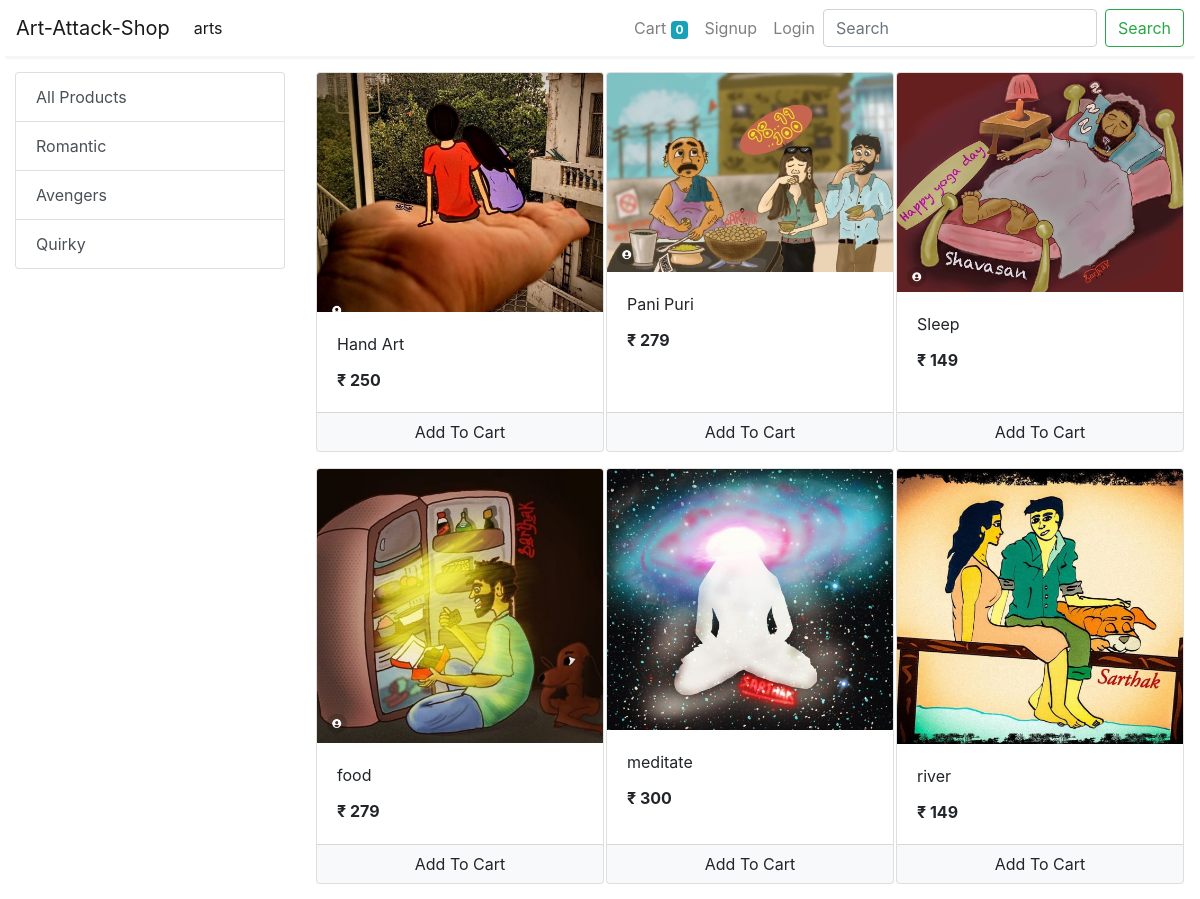
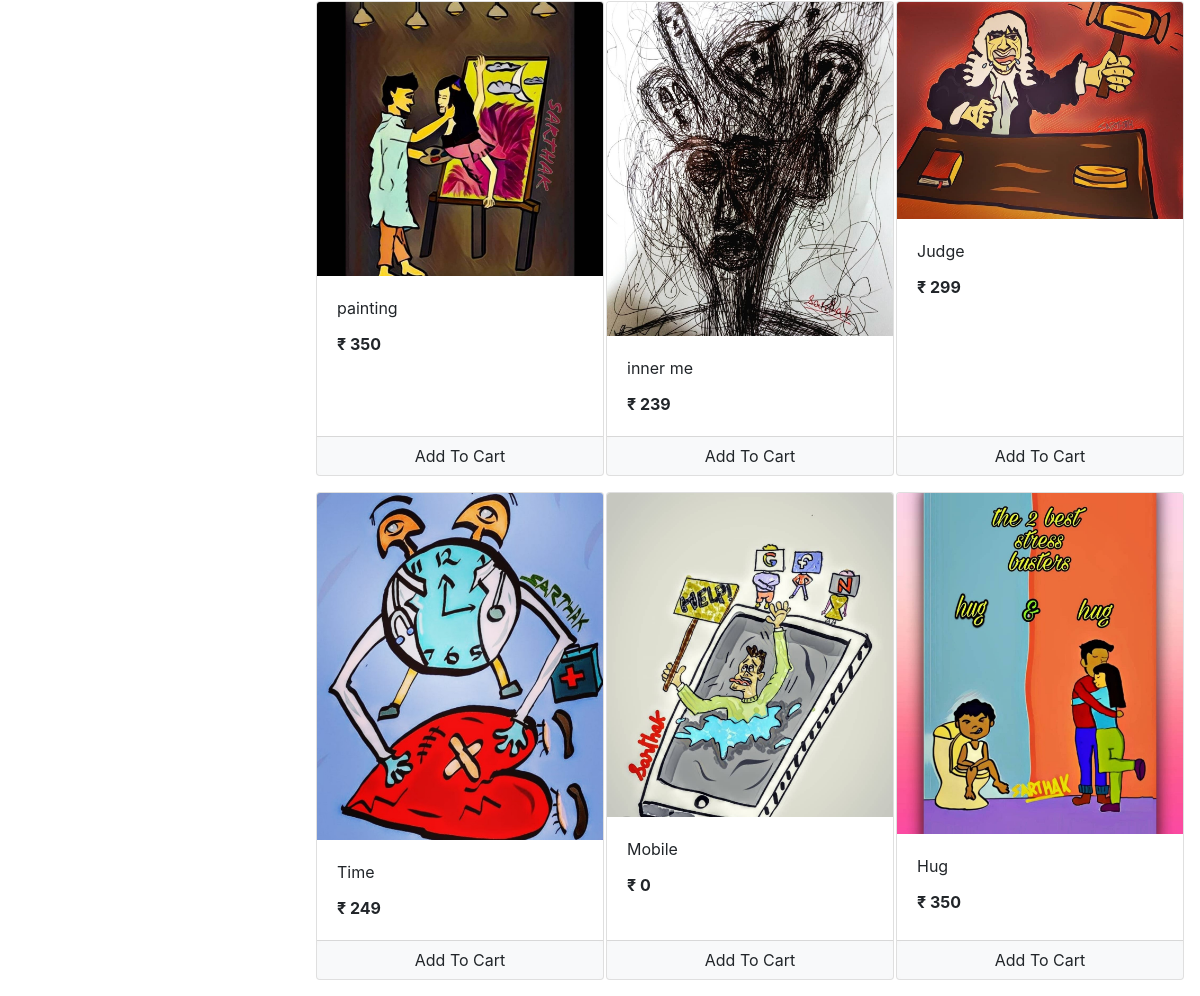
The page /arts on the database its author committed (2 pictures, top to bottom).
### arts/models/category.py (models this page shows, shortened)
class Category(models.Model):
    name = models.CharField(max_length=20)
    @staticmethod
    def get_all_categories():
        return Category.objects.all()

### arts/models/arts.py (models this page shows, shortened)
class Product(models.Model):
    name = models.CharField(max_length=50)
    price = models.IntegerField(default=0)
    category = models.ForeignKey(Category, on_delete=models.CASCADE, default=1)
    description = models.CharField(max_length=200, default='' , null=True , blank=True)
    image = models.ImageField(upload_to='uploads/products/')
    @staticmethod
    def get_all_products():
        return Product.objects.all()

### arts/views/home.py (the view)
# urls.py: path('' , include('arts.urls'))
def arts(request):
    cart = request.session.get('cart')
    if not cart:
        request.session['cart'] = {}
    products = None
    categories = Category.get_all_categories()
    categoryID = request.GET.get('category')
    if categoryID:
        products = Product.get_all_products_by_categoryid(categoryID)
    else:
        products = Product.get_all_products();
    data = {}
    data['products'] = products
    data['categories'] = categories
    print('you are : ', request.session.get('email'))
    return render(request, 'index.html', data)

### arts/templatetags/cart.py (called while the page is built)
@register.filter(name='is_in_cart')
def is_in_cart(product  , cart):
    keys = cart.keys()
    for id in keys:
        if int(id) == product.id:
            return True
    return False;

### arts/templatetags/custom_filter.py (called while the page is built)
@register.filter(name='currency')
def currency(number):
    return "₹ "+str(number)

### arts/templates/index.html (shortened to what this page needs)
{% extends 'base.html' %}
{% block content %}
{% load cart %}
{% load custom_filter %}
<div class="container-fluid mt-3">
	<div class="row">
		<div class="col-lg-3 mx-auto">
			<div class="list-group">
				<a href="/" class="list-group-item list-group-item-action">All Products</a>
				{% for category in categories %}
				<a href="/?category={{category.id}}"
					class="list-group-item list-group-item-action">{{category.name}}</a>
				{% endfor %}
			</div>
		</div>
		<div id='products' class="col-lg-9 mx-auto">
			<div class="row mx-auto">
				{% for product in products %}
				<div class="card mx-auto mb-3" id={{product.id}} style="width: 18rem;">
					<img class="card-img-top" src="{{product.image.url}}" alt="Card image cap">
					<div class="card-body">
						<p class="card-title">{{product.name}}</p>
						<p class="card-text"><b>{{product.price|currency}}</b></p>
					</div>
					<div class="card-footer p-0 no-gutters">
						{% if product|is_in_cart:request.session.cart %}
						<div class="row no-gutters">
							<form action="/#{{product.id}}" class="col-2 " method="post">
								{% csrf_token %}
								<input hidden type="text" name='product' value='{{product.id}}'>
								<input hidden type="text" name='remove' value='True'>
								<input type="submit" value=" - " class="btn btn-block btn-light border-right">
							</form>
							<div class="text-center col">{{product|cart_quantity:request.session.cart}} in Cart</div>
							<form action="/#{{product.id}}" class="col-2 " method="post">
								{% csrf_token %}
								<input hidden type="text" name='product' value='{{product.id}}'>
								<input type="submit" value=" + " class="btn btn-block btn-light border-left">
							</form>
						</div>
						{% else %}
						<form action="/#{{product.id}}" method="POST" class="btn-block">
							<input type="submit" class="float-right btn btn-light  form-control"
								value="Add To Cart">
						</form>
						{% endif %}
					</div>
				</div>
				{% endfor %}
			</div>
		</div>
	</div>
</div>
{% endblock %}

### arts/templates/base.html (shortened to what this page needs)
<!doctype html>
<html lang="en">
<head>
  <link rel="stylesheet" href="https://maxcdn.bootstrapcdn.com/bootstrap/4.0.0/css/bootstrap.min.css"
>
</head>
<body>
  <nav class="one-edge-shadow
  sticky-top navbar
  navbar-expand-lg
   navbar-light bg-white">
    <a class="navbar-brand" href="/"><class="text-dark"> </class> Art-Attack-Shop</a>
    <div class="collapse navbar-collapse" id="navbarSupportedContent">
      <ul class="navbar-nav mr-auto">
        <li class="nav-item active">
          <a class="nav-link" href="/arts">arts <span class="sr-only">(current)</span></a>
        </li>
      </ul>
      <ul class=" navbar-nav my-2 my-lg-0">
        <li class="nav-item ">
          <a class="nav-link" href="/cart">Cart
            <span class="badge badge-info">{{request.session.cart.keys|length}}</span>
            <span class="sr-only">(current)</span></a>
        </li>
        {% if request.session.customer %}
        <li class="nav-item ">
          <a class="nav-link" href="/orders">Orders<span class="sr-only">(current)</span></a>
        </li>
        <li class="nav-item ">
          <a class="nav-link" href="/logout">Logout<span class="sr-only">(current)</span></a>
        </li>
        {% else %}
        <li class="nav-item ">
          <a class="nav-link" href="/signup">Signup<span class="sr-only">(current)</span></a>
        </li>
        <li class="nav-item ">
          <a class="nav-link" href="/login">Login<span class="sr-only">(current)</span></a>
        </li>
        <form class="form-inline my-2 my-lg-0">
          <input class="form-control mr-sm-2" type="search" placeholder="Search" aria-label="Search">
          <button class="btn btn-outline-success my-2 my-sm-0" type="submit">Search</button>
        </form>
        {% endif %}
      </ul>
    </div>
  </nav>
    {% block content %}{% endblock %}
</body>
</html>

### arts/templates/base.html (style rules this page uses)
nav { background-color: white; }
.one-edge-shadow { box-shadow: 0 8px 2px -5px rgb(246, 245, 245); }

### rows shown on the page
Category: name "Romantic"
Category: name "Avengers"
Category: name "Quirky"
Product: {{ product.id }} 1 (drawn), image (picture), name "Hand Art", price "₹ 250"
Product: image (picture), name "Pani Puri", price "₹ 279"
Product: image (picture), name "Sleep", price "₹ 149"
Product: image (picture), name "food", price "₹ 279"
Product: image (picture), name "meditate", price "₹ 300"
Product: image (picture), name "river", price "₹ 149"
Product: image (picture), name "painting", price "₹ 350"
Product: image (picture), name "inner me", price "₹ 239"
Product: image (picture), name "Judge", price "₹ 299"
Product: image (picture), name "Time", price "₹ 249"
Product: image (picture), name "Mobile", price "₹ 0"
Product: image (picture), name "Hug", price "₹ 350"

### other values the page prints
{{ request.session.cart.keys|length }} "0"
